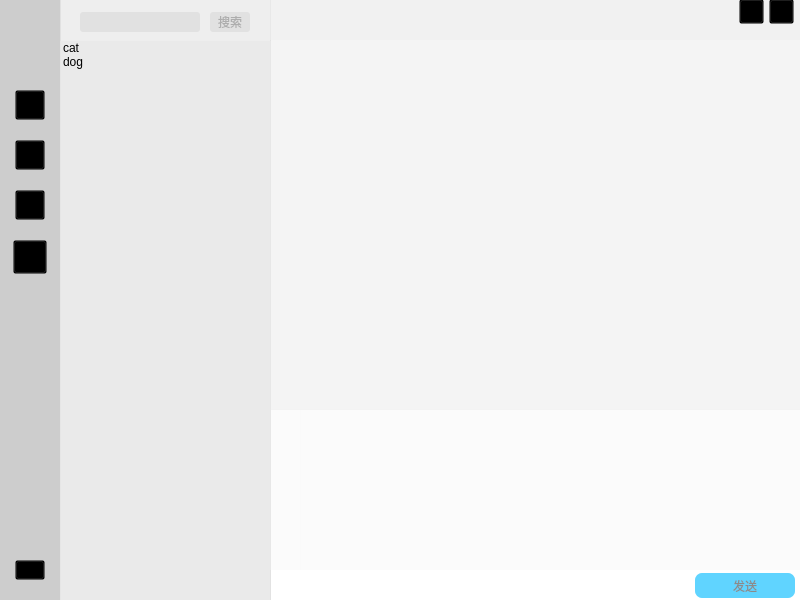
<?xml version="1.0" encoding="UTF-8"?>
<ui version="4.0">
 <class>Chatbox</class>
 <widget class="QWidget" name="Chatbox">
  <property name="geometry">
   <rect>
    <x>0</x>
    <y>0</y>
    <width>800</width>
    <height>600</height>
   </rect>
  </property>
  <property name="windowTitle">
   <string>Form</string>
  </property>
  <property name="styleSheet">
   <string notr="true"> QWidget#Chatbox
{
	background-color: rgb(255, 255, 255);
}

QWidget#settingWidget
{
	background-color: rgba(192, 192, 192, 204);
}

QWidget#chatWidget
{
	border-left: 1px solid rgb(128, 128, 128);
}

QTextEdit#msgText
{
	border: none;
	background-color: rgba(250, 250, 250, 191);
	font: 16pt &quot;Songti SC&quot;;
	color: black;
}

QPushButton#headPix
{
	background: transparent;
	border-radius: 50px;
	border-width: 2px;
	border-style: solid;
	border-image: url(:/Image/A.png);
}

QPushButton#currentChat
{
	background: transparent;
	border-image: url(:/Image/chat 2.png);
}

QPushButton#currentChat:hover
{
	border-image: url(:/Image/chat.png);
}

QPushButton#currentChat:checked
{
	border-image: url(:/Image/chatting.png);
}

QPushButton#contacts
{
	background: transparent;
	border-image: url(:/Image/user 2.png);
}

QPushButton#contacts:hover
{
	border-image: url(:/Image/user.png);
}

QPushButton#contacts:checked
{
	border-image: url(:/Image/user.png);
}

QPushButton#fileTrans
{
	background: transparent;
	border-image: url(:/Image/file 2.png);
}

QPushButton#fileTrans:hover
{
	border-image: url(:/Image/file.png);
}

QPushButton#fileTrans:checked
{
	border-image: url(:/Image/file.png);
}

QPushButton#postPlaza
{
	background: transparent;
	border-image: url(:/Image/plaza.png);
}

QPushButton#postPlaza:hover
{
	border-image: url(:/Image/plaza 3.png);
}

QPushButton#postPlaza:checked
{
	border-image: url(:/Image/plaza 2.png);
}

QPushButton#settings
{
	background: transparent;
	border-image: url(:/Image/menu.png);
}

QPushButton#settings:hover
{
	border-image: url(:/Image/menu 2.png);
}

QPushButton#settings:checked
{
	border-image: url(:/Image/menu 2.png);
}

QWidget#contactPage
{
	background-color: rgba(232, 232, 232, 191);
}

QWidget#chatPage
{
	background-color: rgba(232, 232, 232, 191);
}

QListWidget#contactList
{
	background-color: rgba(232, 232, 232, 191);
	border: none;
	font: 700 14pt &quot;Heiti SC&quot;;
	color: black;
}

QListWidget#contactList::item:hover
{
    /*border:0px;*/
	background-color: lightgrey;
	padding:4px;
	margin:0px;
}

QListWidget#contactList::item:selected
{
	/*border:0px;*/
	background-color: rgb(152, 152, 152);
	padding:0px;
	margin:0px;
}

QListWidget#chatList
{
	background-color: rgba(232, 232, 232, 191);
	border: none;
	font: 700 14pt &quot;Heiti SC&quot;;
	color: black;
}

QListWidget#chatList::item:hover
{
	/*border:0px;*/
	background-color: lightgrey;
	padding:4px;
	margin:0px;
}

QListWidget#chatList::item:selected
{
	 /*border:0px;*/
	background-color: rgb(152, 152, 152);
	padding:4px;
	margin:0px;
}

QPushButton#searchButton
{
	border: none;
	border-radius: 3px;
	background-color: rgba(220, 220, 220, 191);
	font: 700 13pt &quot;Heiti SC&quot;;
	color: rgb(173, 173, 173);
}

QPushButton#searchButton:hover
{
	background-color: rgba(200, 200, 200, 191);
}

QLineEdit#searchBar
{
	background-color: rgba(220, 220, 220, 191);
	border-radius: 3px;
	border-width: 1px;
}

QLineEdit#searchBar:hover
{
	background-color: rgba(200, 200, 200, 191);
}

QLineEdit#searchBar:focus
{
	background-color: rgba(200, 200, 200, 191);
}

QPushButton#searchButton_2
{
	border: none;
	border-radius: 3px;
	background-color: rgba(220, 220, 220, 191);
	font: 700 13pt &quot;Heiti SC&quot;;
	color: rgb(173, 173, 173);
}

QPushButton#searchButton_2:hover
{
	background-color: rgba(200, 200, 200, 191);
}

QLineEdit#searchBar_2
{
	background-color: rgba(220, 220, 220, 191);
	border-radius: 3px;
	border-width: 1px;
}

QLineEdit#searchBar_2:hover
{
	background-color: rgba(200, 200, 200, 191);
}

QLineEdit#searchBar_2:focus
{
	background-color: rgba(200, 200, 200, 191);
}

QPushButton#sendButton
{
	background-color: rgba(43, 197, 255, 191);
	color: rgb(139, 139, 139);
	border-radius: 7px
}

QPushButton#sendButton:hover
{
	background-color: rgba(43, 197, 255, 240);
	border-radius: 7px
}

QWidget#stackedWidget_2
{
	background-color: rgba(240, 240, 240, 191);
}

QWidget#labTop
{
	background-color: rgba(240, 240, 240, 191);
}

QPushButton#xButton
{
	background: transparent;
	border-image: url(:/Image/X.png);
}

QPushButton#minButton
{
	background: transparent;
	border-image: url(:/Image/min.png);
}

QPushButton#xButton:hover
{
	background-color: rgba(255, 78, 73, 128);
	border-image: url(:/Image/X 2.png);
}

QPushButton#minButton:hover
{
	background-color: rgba(128, 128, 128, 128);
	border-image: url(:/Image/min 2.png);
}

QLabel#chatWith
{
	font: 700 16pt &quot;Heiti SC&quot;;
	color: black;
}

QWidget#patch
{
	border: none;
	background-color: rgba(250, 250, 250, 191);
}</string>
  </property>
  <widget class="QWidget" name="settingWidget" native="true">
   <property name="geometry">
    <rect>
     <x>0</x>
     <y>0</y>
     <width>61</width>
     <height>601</height>
    </rect>
   </property>
   <widget class="QPushButton" name="headPix">
    <property name="geometry">
     <rect>
      <x>10</x>
      <y>20</y>
      <width>41</width>
      <height>41</height>
     </rect>
    </property>
    <property name="text">
     <string/>
    </property>
   </widget>
   <widget class="QPushButton" name="currentChat">
    <property name="geometry">
     <rect>
      <x>15</x>
      <y>90</y>
      <width>30</width>
      <height>30</height>
     </rect>
    </property>
    <property name="text">
     <string/>
    </property>
    <property name="checkable">
     <bool>true</bool>
    </property>
    <property name="autoExclusive">
     <bool>true</bool>
    </property>
   </widget>
   <widget class="QPushButton" name="contacts">
    <property name="geometry">
     <rect>
      <x>15</x>
      <y>140</y>
      <width>30</width>
      <height>30</height>
     </rect>
    </property>
    <property name="text">
     <string/>
    </property>
    <property name="checkable">
     <bool>true</bool>
    </property>
    <property name="autoExclusive">
     <bool>true</bool>
    </property>
   </widget>
   <widget class="QPushButton" name="fileTrans">
    <property name="geometry">
     <rect>
      <x>15</x>
      <y>190</y>
      <width>30</width>
      <height>30</height>
     </rect>
    </property>
    <property name="text">
     <string/>
    </property>
    <property name="checkable">
     <bool>true</bool>
    </property>
    <property name="autoExclusive">
     <bool>true</bool>
    </property>
   </widget>
   <widget class="QPushButton" name="postPlaza">
    <property name="geometry">
     <rect>
      <x>13</x>
      <y>240</y>
      <width>34</width>
      <height>34</height>
     </rect>
    </property>
    <property name="text">
     <string/>
    </property>
    <property name="checkable">
     <bool>true</bool>
    </property>
    <property name="autoExclusive">
     <bool>true</bool>
    </property>
   </widget>
   <widget class="QPushButton" name="settings">
    <property name="geometry">
     <rect>
      <x>15</x>
      <y>560</y>
      <width>30</width>
      <height>20</height>
     </rect>
    </property>
    <property name="text">
     <string/>
    </property>
    <property name="checkable">
     <bool>true</bool>
    </property>
    <property name="autoExclusive">
     <bool>true</bool>
    </property>
   </widget>
  </widget>
  <widget class="QWidget" name="chatWidget" native="true">
   <property name="geometry">
    <rect>
     <x>270</x>
     <y>-1</y>
     <width>531</width>
     <height>601</height>
    </rect>
   </property>
   <widget class="QTextEdit" name="msgText">
    <property name="geometry">
     <rect>
      <x>30</x>
      <y>410</y>
      <width>501</width>
      <height>161</height>
     </rect>
    </property>
   </widget>
   <widget class="QPushButton" name="sendButton">
    <property name="geometry">
     <rect>
      <x>425</x>
      <y>574</y>
      <width>100</width>
      <height>25</height>
     </rect>
    </property>
    <property name="text">
     <string>发送</string>
    </property>
   </widget>
   <widget class="QStackedWidget" name="stackedWidget_2">
    <property name="geometry">
     <rect>
      <x>0</x>
      <y>-20</y>
      <width>531</width>
      <height>431</height>
     </rect>
    </property>
    <widget class="QWidget" name="cat"/>
    <widget class="QWidget" name="dog"/>
   </widget>
   <widget class="QWidget" name="labTop" native="true">
    <property name="geometry">
     <rect>
      <x>-1</x>
      <y>0</y>
      <width>531</width>
      <height>41</height>
     </rect>
    </property>
    <widget class="QPushButton" name="xButton">
     <property name="geometry">
      <rect>
       <x>500</x>
       <y>0</y>
       <width>25</width>
       <height>25</height>
      </rect>
     </property>
     <property name="styleSheet">
      <string notr="true"/>
     </property>
     <property name="text">
      <string/>
     </property>
    </widget>
    <widget class="QPushButton" name="minButton">
     <property name="geometry">
      <rect>
       <x>470</x>
       <y>0</y>
       <width>25</width>
       <height>25</height>
      </rect>
     </property>
     <property name="text">
      <string/>
     </property>
    </widget>
    <widget class="QLabel" name="chatWith">
     <property name="geometry">
      <rect>
       <x>20</x>
       <y>10</y>
       <width>131</width>
       <height>21</height>
      </rect>
     </property>
     <property name="text">
      <string/>
     </property>
    </widget>
   </widget>
   <widget class="QWidget" name="patch" native="true">
    <property name="geometry">
     <rect>
      <x>0</x>
      <y>410</y>
      <width>31</width>
      <height>161</height>
     </rect>
    </property>
   </widget>
   <widget class="QWidget" name="widget" native="true">
    <property name="geometry">
     <rect>
      <x>0</x>
      <y>570</y>
      <width>531</width>
      <height>31</height>
     </rect>
    </property>
   </widget>
   <zorder>msgText</zorder>
   <zorder>patch</zorder>
   <zorder>stackedWidget_2</zorder>
   <zorder>widget</zorder>
   <zorder>sendButton</zorder>
   <zorder>labTop</zorder>
  </widget>
  <widget class="QStackedWidget" name="stackedWidget">
   <property name="geometry">
    <rect>
     <x>60</x>
     <y>-20</y>
     <width>211</width>
     <height>621</height>
    </rect>
   </property>
   <property name="currentIndex">
    <number>0</number>
   </property>
   <widget class="QWidget" name="chatPage">
    <widget class="QListWidget" name="chatList">
     <property name="geometry">
      <rect>
       <x>0</x>
       <y>61</y>
       <width>211</width>
       <height>561</height>
      </rect>
     </property>
     <property name="spacing">
      <number>15</number>
     </property>
     <property name="currentRow">
      <number>-1</number>
     </property>
     <property name="sortingEnabled">
      <bool>false</bool>
     </property>
     <item>
      <property name="text">
       <string>cat</string>
      </property>
     </item>
     <item>
      <property name="text">
       <string>dog</string>
      </property>
     </item>
    </widget>
    <widget class="QLineEdit" name="searchBar">
     <property name="geometry">
      <rect>
       <x>20</x>
       <y>32</y>
       <width>120</width>
       <height>20</height>
      </rect>
     </property>
    </widget>
    <widget class="QPushButton" name="searchButton">
     <property name="geometry">
      <rect>
       <x>150</x>
       <y>32</y>
       <width>40</width>
       <height>20</height>
      </rect>
     </property>
     <property name="text">
      <string>搜索</string>
     </property>
    </widget>
   </widget>
   <widget class="QWidget" name="contactPage">
    <widget class="QListWidget" name="contactList">
     <property name="geometry">
      <rect>
       <x>0</x>
       <y>60</y>
       <width>211</width>
       <height>561</height>
      </rect>
     </property>
     <property name="resizeMode">
      <enum>QListView::Fixed</enum>
     </property>
     <property name="spacing">
      <number>15</number>
     </property>
     <property name="sortingEnabled">
      <bool>true</bool>
     </property>
     <item>
      <property name="text">
       <string>cat</string>
      </property>
     </item>
     <item>
      <property name="text">
       <string>dog</string>
      </property>
     </item>
     <item>
      <property name="text">
       <string>monkey</string>
      </property>
     </item>
    </widget>
    <widget class="QLineEdit" name="searchBar_2">
     <property name="geometry">
      <rect>
       <x>20</x>
       <y>32</y>
       <width>120</width>
       <height>20</height>
      </rect>
     </property>
    </widget>
    <widget class="QPushButton" name="searchButton_2">
     <property name="geometry">
      <rect>
       <x>150</x>
       <y>32</y>
       <width>40</width>
       <height>20</height>
      </rect>
     </property>
     <property name="text">
      <string>搜索</string>
     </property>
    </widget>
   </widget>
  </widget>
  <zorder>chatWidget</zorder>
  <zorder>settingWidget</zorder>
  <zorder>stackedWidget</zorder>
 </widget>
 <resources/>
 <connections/>
</ui>
